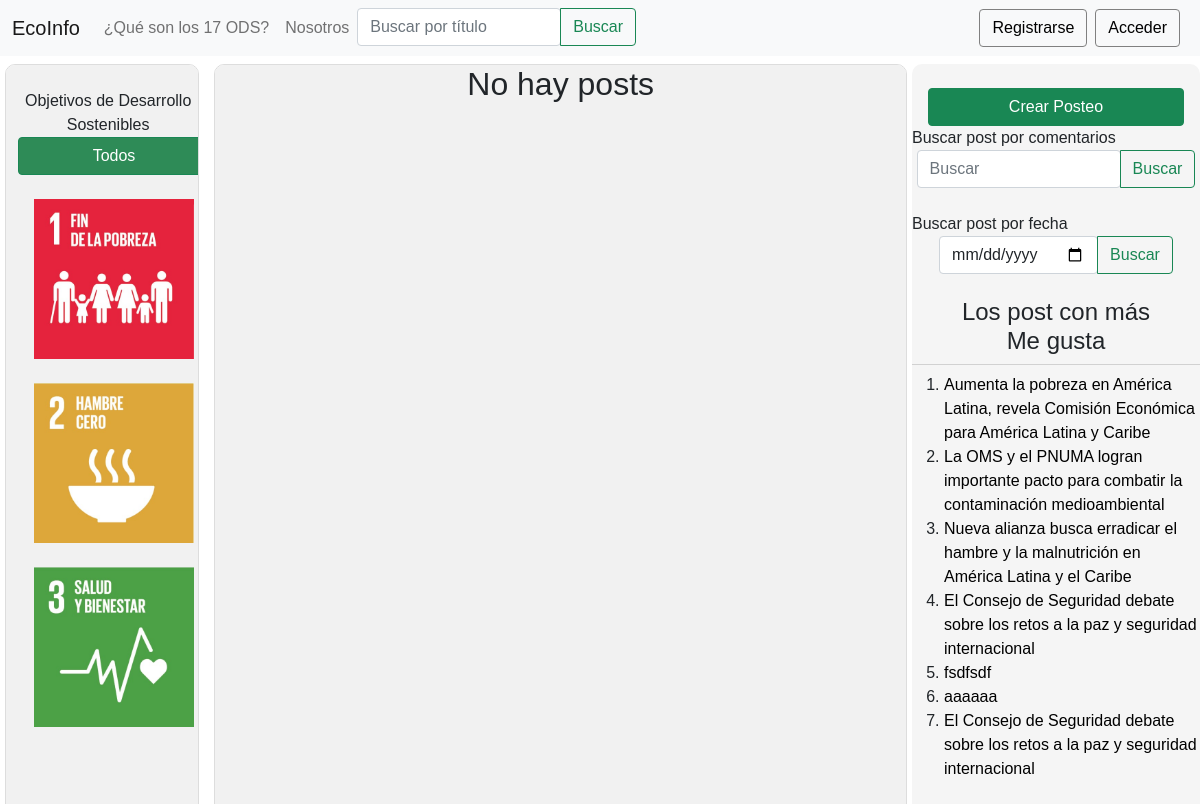
The page /buscar_por_catetoria/11 on the database as committed earlier.
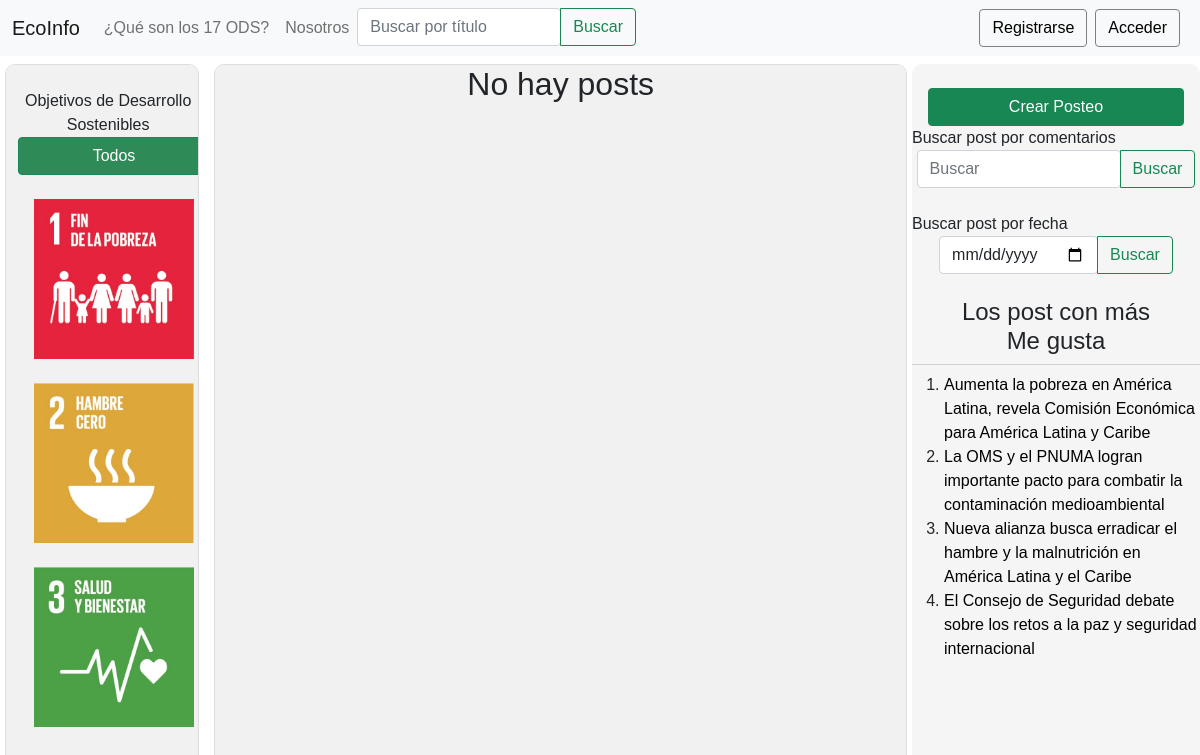
The same page on the database as committed later.
### feed/models.py (models this page shows, shortened)
class categoria(models.Model):
    name = models.CharField(max_length=50)
    imagen = models.ImageField(upload_to='categoria',default='categoria_default.png')

class post(models.Model):
    posteador = models.ForeignKey(User, on_delete=models.CASCADE, null=True)
    titulo = models.CharField(max_length=100)
    contenido = models.TextField()
    pre_contenido = models.TextField()
    categoria = models.ForeignKey(categoria, on_delete=models.CASCADE,  default=1, null=False)
    creado_en = models.DateTimeField(auto_now_add=True)
    actualizado_en = models.DateTimeField(auto_now=True)
    me_gusta = models.IntegerField(default=0)
    no_megusta = models.IntegerField(default=0)
    imagen = models.FileField(upload_to='imagenes_posts', default='post_default.jpg')
    visitas = models.IntegerField(default=0)

### feed/views.py (the view)
# urls.py: path('buscar_por_catetoria/<id>',views.buscar_por_catetoria, name='buscar_por_catetoria'),
def buscar_por_catetoria(request,id):
    posteos = post.objects.filter(categoria_id=id).order_by('creado_en').reverse()
    categorias = categoria.objects.all()
    top_posts = post.objects.all().order_by('me_gusta').reverse()[:10]
    notif_user = notificaciones.objects.filter(post__posteador_id=request.user.id ).exclude(usuario_id = request.user.id).order_by('creado_en').reverse()[:10]
    notif_no_leidas = notificaciones.objects.filter(post__posteador_id=request.user.id, leido=False).exclude(usuario_id = request.user.id).exists()
    contexto = {'posteos':posteos, 'categorias':categorias, 'top_posts':top_posts, 'notif_user':notif_user, 'notif_no_leidas':notif_no_leidas}
    return render(request,"feed.html",contexto)

### feed/templates/feed.html (shortened to what this page needs)
{% extends "base.html" %}
{% block content %}
<div class="wrapper" >
    <div class="posts " id="global">
    <section class="main-section row" id="mensajes">
    {% if posteos %}
    {% for post in posteos %}
        <div class="card" style="width: 16rem;  border: 5px; margin: 6px; height: auto; "  >
          <a href="{% url 'leer_posteo' id=post.id %}">
            <img src="{{post.imagen.url}}" class="card-img-top" style="width: 16rem; margin-left: -2rem; margin-top: -2rem;">
          </a>
            <div class="card-body" >
              <a href="{% url 'leer_posteo' id=post.id %}">
                <h5 class="card-title" style="margin-left: -2rem; width:15rem ; " > {{ post.titulo }}</h5>
              </a>
                <div class="card-body"></div>
                <div class="card-text" style="margin-left: -2rem; width:15rem ; margin-top:-2rem; " >
                   <small>{{ post.pre_contenido }}</small>
                </div>
                <br>
                <p class="card-text"><small class="text-muted" style="margin-left: -2rem; width:16rem ; ">{{ post.creado_en }}</small></p>
            </div>
        </div>
    {% endfor %}
    {% else %}
        <h2 style="text-align: center;">No hay posts</h2>
    {% endif %}
    </section>
    </div>
    <div class="lista" id=global>
      <div id="mensajes">
      <br>
      <ol style="margin-left: -20px; text-align: center;">
        Objetivos de Desarrollo Sostenibles
        <br>
        <a class=" btn btn-success" href="{% url 'feed' %}" style="background:seagreen; width: 12rem; " >Todos </a>
        <br>
        <section class="main-section2 ">
        {% for categoria in categorias %}
        <a href= "{% url 'buscar_por_catetoria' id=categoria.id %}"  style="margin-left: 1rem;" >
          <br>
          <img src="{{categoria.imagen.url}} " alt="categorias" style="height: 10rem; width: 10rem; ">
        </a>
        {% endfor %}
      </ol>
    </div>
    </div>
    <div class="otras_cosas">
      <br>
        <a  class="btn btn-success " href="{% url 'perfil_usuario' %}"  style="width: 16rem; margin-left: 1rem;">Crear Posteo</a>
        <br>
      Buscar post por comentarios
      <br>
      <form  class=" d-flex justify-content-center " action="{% url 'busqueda_por_comentario' %}" method="GET"> {% csrf_token %}
        <div class="btn-group " method="GET">
            <input class="form-control col-xl-8 " id="comentario_buscado" name="comentario_buscado" style="width: auto;" type="text" placeholder="Buscar" aria-label="Search">
            <button class="btn btn-outline-success" >Buscar</button>
       </div>
    </form>
      <br>
      Buscar post por fecha
      <br>
      <form  class=" d-flex justify-content-center " action="{% url 'busqueda_por_fecha' %}" method="GET"> {% csrf_token %}
        <div class="btn-group " method="GET">
            <input class="form-control col-xl-12 " id="fecha_buscada" name="fecha_buscada" style="width: auto;" type="date"  placeholder="Buscar" aria-label="Search">
            <button class="btn btn-outline-success" >Buscar</button>
       </div>
    </form>
      <br>
    <div colspan="2">
      {% if top_posts %}
        <h4 style="text-align: center;">Los post con más <br>  Me gusta </h4>
        <div class="dropdown-divider"></div>
        <div id="global_mis_catetorias" >
          <div id="mansajes">
        <ol>
        {% for post in top_posts %}
          <li>
            <a href="{% url 'leer_posteo' id=post.id %}">
              {{ post.titulo }}
            </a>
          </li>
        {% endfor %}
        {% else %}
          <h2>No hay posts</h2>
        {% endif %}
        </div>
        </div>
    </div>
    </div>
  </div>
{% endblock %}

Rows that differ between the two databases and show on the page:
removed post: titulo "fsdfsdf"
removed post: titulo "aaaaaa"
removed post: titulo "El Consejo de Seguridad debate sobre los retos a la paz y seguridad internacional"
